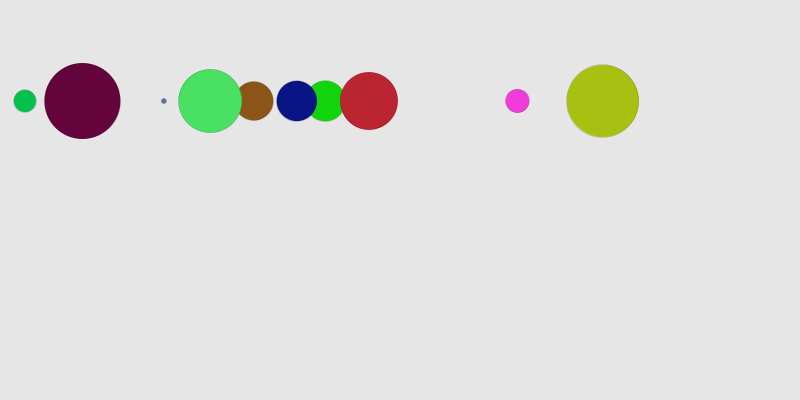
Frame 1 (no input)
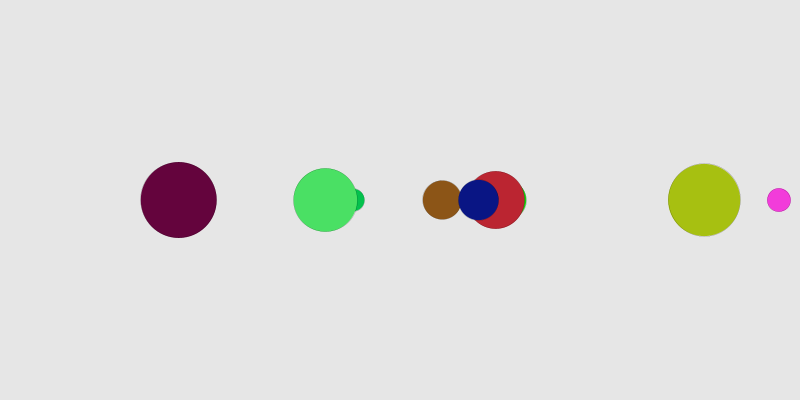
Frame 60 (the mouse pressed at the canvas centre just before this capture)
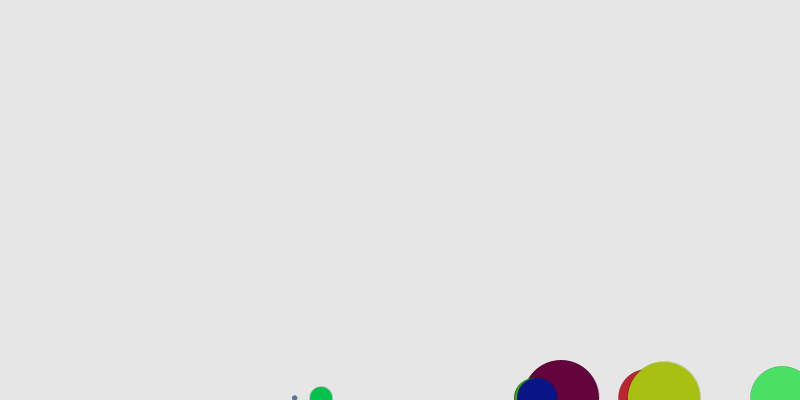
Frame 120 (the mouse held since frame 60 and released just before this capture)

The Processing sketch that drew these frames (run headless with seeded random() and noise(); from frame 60 on, the mouse is pressed at the canvas centre):

// Processing sketch: force_ball
// ── force_ball.pde
Ball[] balls;
int ballCount = 10; //integer 

PVector gravity; 
PVector wind;

void setup() {
  size(800, 400);
  balls = new Ball[ballCount];
  for (int i = 0; i < balls.length; i++) {
    balls[i] = new Ball(random(width), 100, random(1,20));
  }

  gravity = new PVector(0, 1); //(0,0) means no gravity, x creates horizontal movement, y creates vertical movement 
  wind = new PVector(1, 0); 
}

void draw() {
  background(230);

  for (Ball b : balls) {
    PVector g = gravity.copy().mult(b.mass);
    b.applyForce(g);
    b.applyForce(wind);
    if (mousePressed) {
      b.applyForce(wind);
    }

    b.update();
    b.display();
  }
}

// ── Ball.pde
class Ball {
  PVector position;
  PVector velocity;
  PVector acceleration;
  
  color c;
  float mass;
  int radius = 2;

  Ball(float x, float y, float m) {
    position = new PVector(x, y);
    velocity = new PVector(0, 0);
    acceleration = new PVector(0,0);

    mass = m;
    c = color(random(255),random(255),random(255));
  }
  
  void applyForce(PVector force) {
    PVector f = PVector.div(force,mass);
    acceleration.add(f);
  }

  void update() {
    velocity.add(acceleration);
    position.add(velocity);
    checkEdges();
    acceleration.mult(0);
  }

 void display() { //circles themselves 
    strokeWeight(0);
    stroke(1);
    fill(c);
    circle(position.x, position.y, mass*radius*2);
  }

  void checkEdges() { //to make sure balls don't go outside of canvas 
    if ((position.x+radius > width) || (position.x-radius < 0)) { // || logic OR operator
      velocity.x = velocity.x * -1;
      if (position.x+radius > width) {
        position.x = width-radius;
      } else {
        position.x = radius;
      }
    }
    if ((position.y+radius > height) || (position.y-radius < 0)) {
      velocity.y = velocity.y * -1;
      if (position.y+radius > height) {
        position.y = height-radius;
      } else {
        position.y = radius;
      }
    }
  }
}
